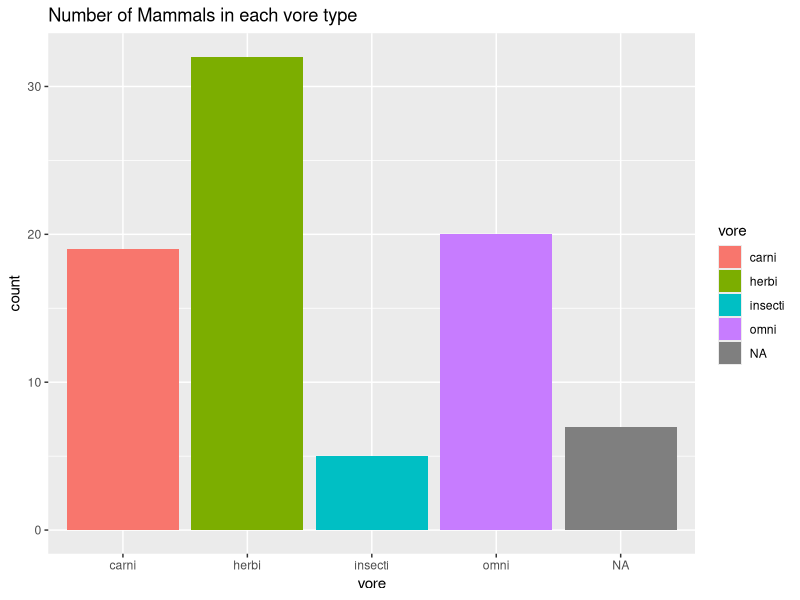
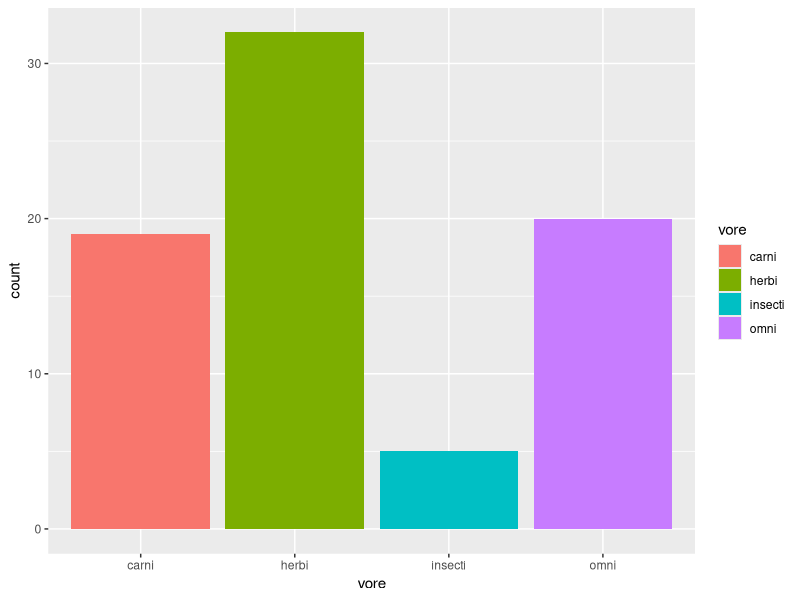
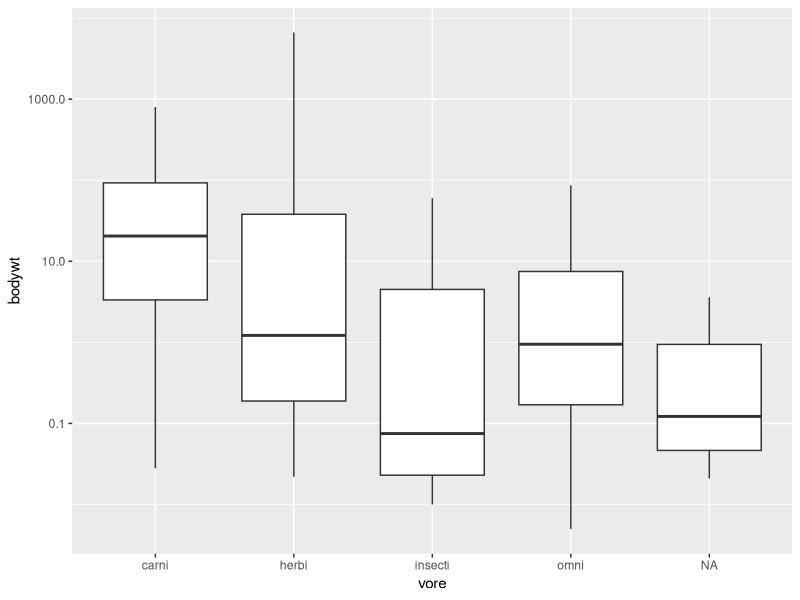
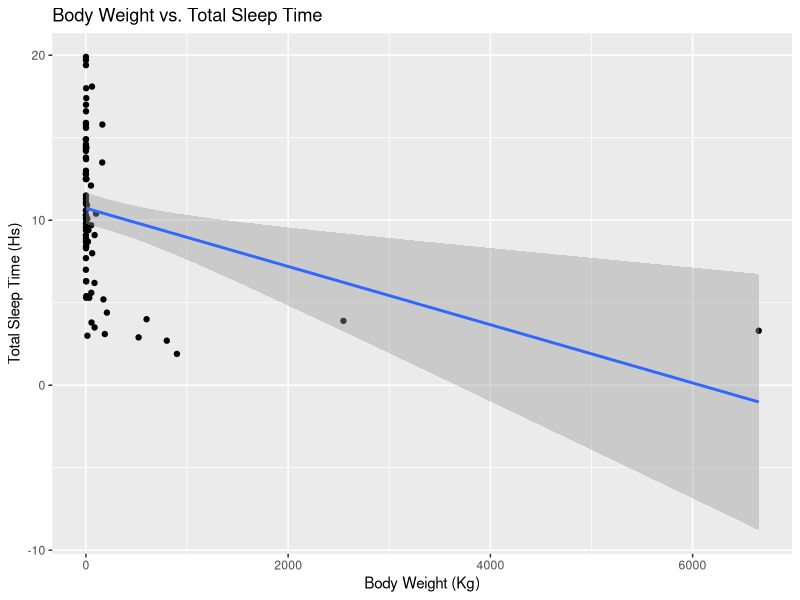
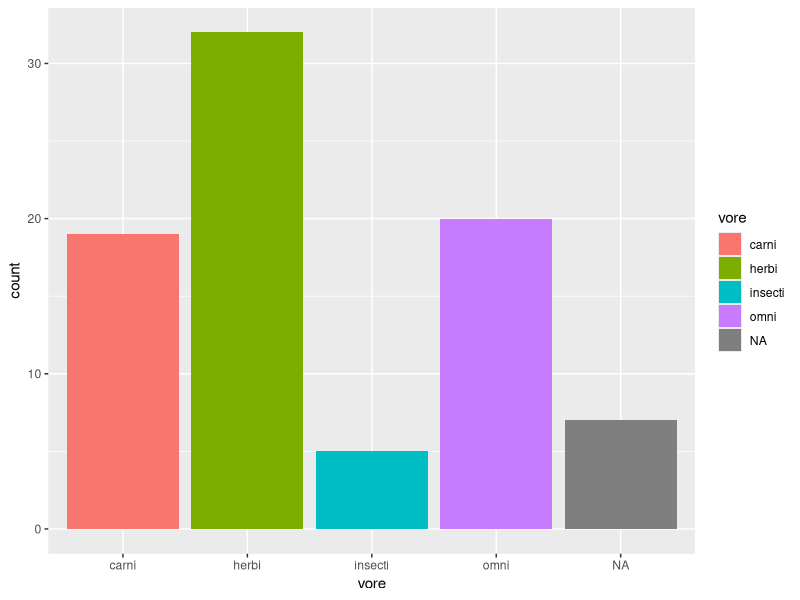
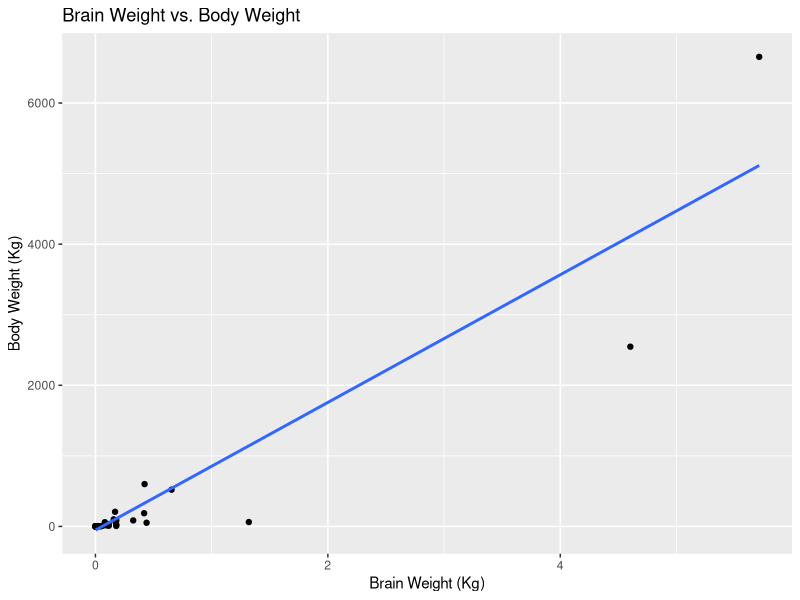
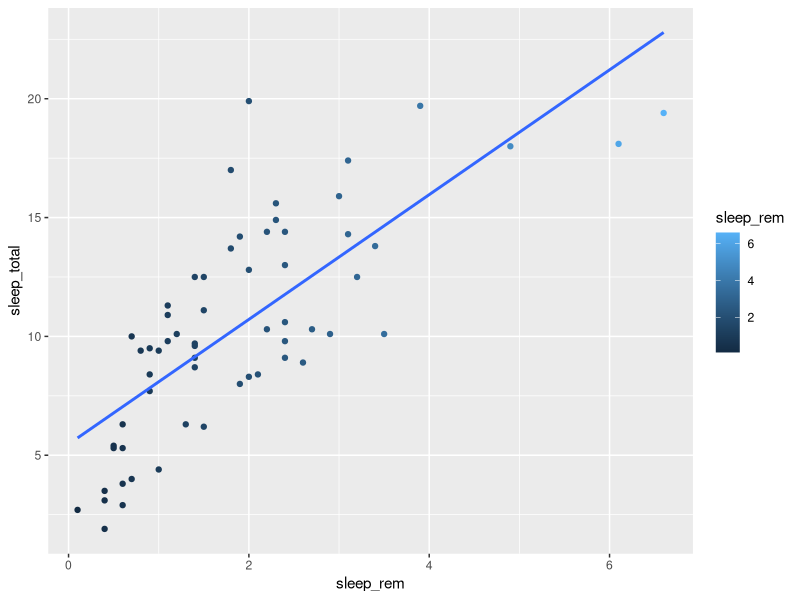

The R script that drew these images, in order:
## ---- chunk 1
library("tidyverse")
options(scipen = 999) #disable scientific notation
## ---- chunk 2
msleep <- msleep
## ---- chunk 3
?msleep
## ---- chunk 4
str(msleep)
## ---- chunk 5
names(msleep)
## ---- chunk 6
ggplot(data=msleep,
       mapping=aes(x=vore))+
  geom_bar(mapping=aes(fill=vore))+
  labs(title="Number of Mammals in each vore type")
## ---- chunk 7
ggplot(data=msleep,
       mapping=aes(x=vore))+
  geom_bar(mapping=aes(fill=vore))+
  scale_x_discrete(na.translate=F)
## ---- chunk 8
mean(msleep$sleep_total)
## ---- chunk 9
summary(msleep$bodywt)
## ---- chunk 10
ggplot(data=msleep,
       mapping=aes(x=vore, y=bodywt))+
  geom_boxplot()+
  scale_y_log10()
## ---- chunk 11
ggplot(data=msleep,
       mapping=aes(x=bodywt, y=sleep_total))+
  geom_point()+
  geom_smooth(method=lm, se=T)+
  labs(title="Body Weight vs. Total Sleep Time",
       x="Body Weight (Kg)", y="Total Sleep Time (Hs)")

## ---- chunk 12
names(msleep)
## ---- chunk 13
ggplot(data=msleep,
      mapping=aes(x=vore))+
  geom_bar(mapping=aes(fill=vore))
## ---- chunk 14
names(msleep)
## ---- chunk 15
ggplot(data=msleep,
       mapping=aes(x=brainwt,y=bodywt))+
  geom_point()+
  geom_smooth(method=lm, se=F)+
  labs(title="Brain Weight vs. Body Weight",
       x="Brain Weight (Kg)", y="Body Weight (Kg)")
## ---- chunk 16
ggplot(data=msleep,
       mapping=aes(x=sleep_rem, y=sleep_total))+
  geom_point(mapping=aes(color=sleep_rem))+
  geom_smooth(method=lm, se=F)
  labs(title="Rem Sleep (Hs) vs. Total Sleep (Hs)", x="Rem Sleep(Hs)", y="Total Sleep (Hs)")
